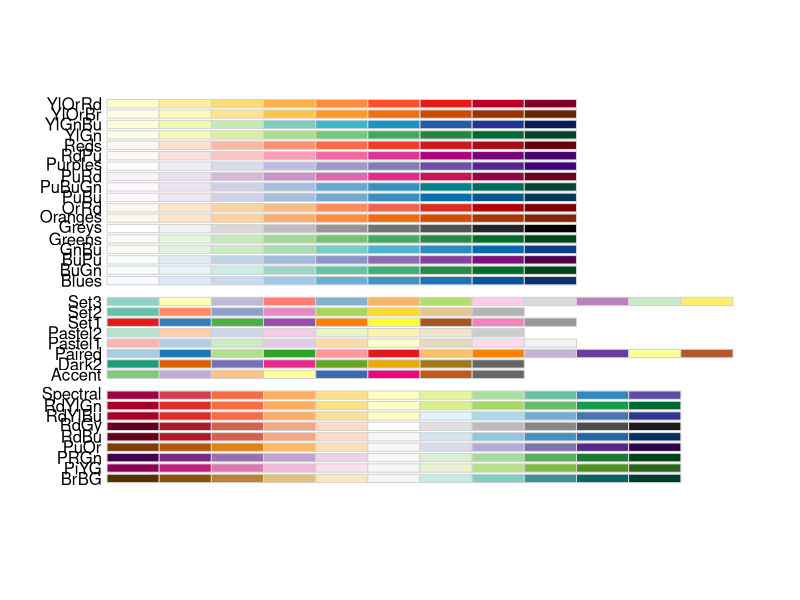
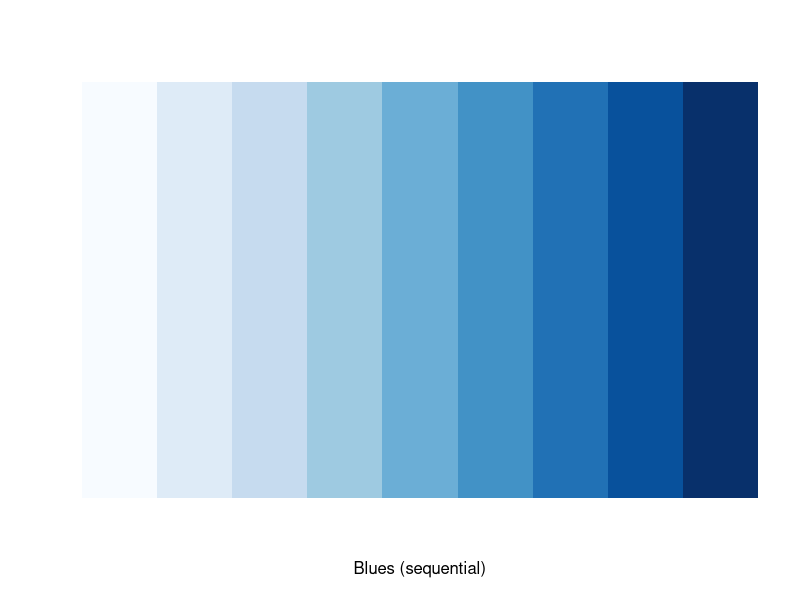
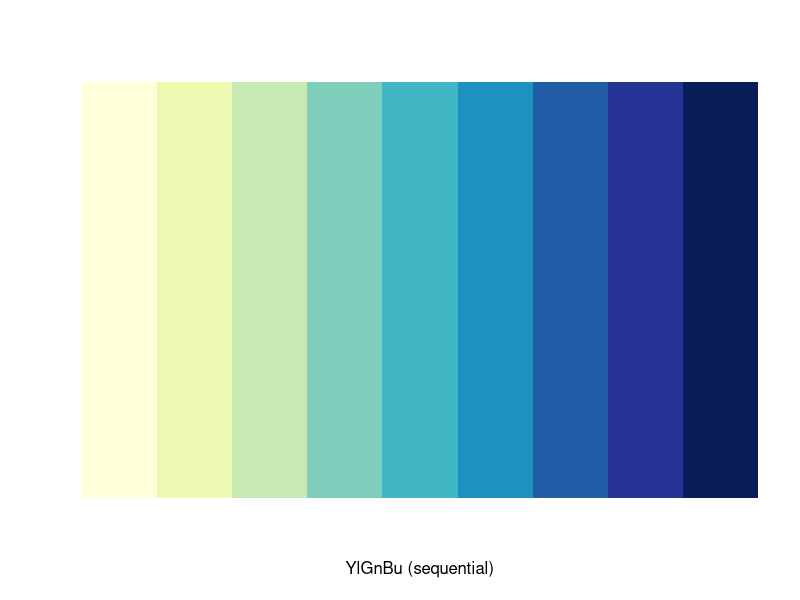
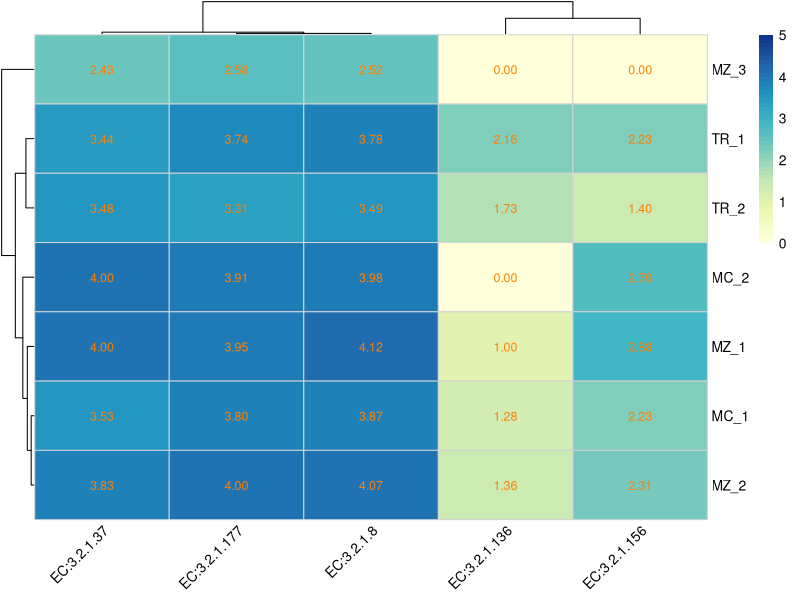

Recreate these plots in R, in order.
rm(list=ls())

library(RColorBrewer)
display.brewer.all()
brewer.pal(9,'YlGnBu')
brewer.pal(12,'Paired')
brewer.pal(9,'Set1')
brewer.pal(9,'Pastel1')
display.brewer.pal(9,'Blues')
display.brewer.pal(9,'YlGnBu')

pallette<- brewer.pal(8,'YlGnBu')



sample_EC <- read.table('Sample.EC.abundance_16S.txt', sep = '\t', row.names = 1, header = T, quote = "")


colnames(sample_EC)<-c("MZ_1","TR_1","MC_1","MZ_2","TR_2","MC_2","MZ_3")
sample_EC<-sample_EC[,1:7]
sample_EC_heatmap<-sample_EC[which(rownames(sample_EC)%in%c("EC:3.2.1.8","EC:3.2.1.32","EC:3.2.1.37",
                                                            "EC:3.2.1.72","EC:3.2.1.136","EC:3.2.1.156","EC:3.2.1.177")),]





sample_EC_heatmap<-log10(sample_EC_heatmap)

sample_EC_heatmap<-t(sample_EC_heatmap)

sample_EC_heatmap<-ifelse(sample_EC_heatmap==-Inf,0,sample_EC_heatmap) 


library(pheatmap)

bk1 = unique(c(seq(0,5, length=50)))
p1<- pheatmap(sample_EC_heatmap, 
              scale = 'none',
              cluster_cols = T,
              breaks = bk1,
              display_numbers = T,
              number_color="#FF7F00",
              fontsize_number=9,
              cluster_row = T,
              show_colnames     = T,
              show_rownames     = T,
              color = colorRampPalette(pallette)(50), 
              legend = T,
              border_color = 'lightgray',
              treeheight_row=20,
              treeheight_col=20,
              fontsize = 10,
              fontsize_col = 10,
              angle_col=45)


#save pdf 3*5 inches








